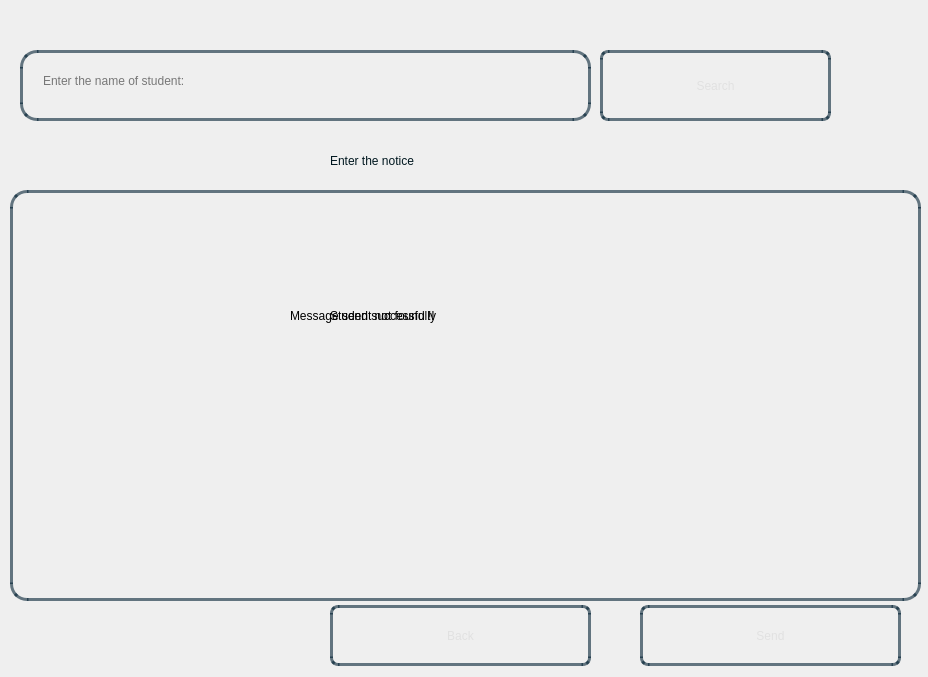
<?xml version="1.0" encoding="UTF-8"?>
<ui version="4.0">
 <class>Dialog</class>
 <widget class="QDialog" name="Dialog">
  <property name="geometry">
   <rect>
    <x>0</x>
    <y>0</y>
    <width>928</width>
    <height>677</height>
   </rect>
  </property>
  <property name="windowTitle">
   <string>Dialog</string>
  </property>
  <widget class="QWidget" name="bgwidget" native="true">
   <property name="geometry">
    <rect>
     <x>0</x>
     <y>0</y>
     <width>931</width>
     <height>681</height>
    </rect>
   </property>
   <property name="styleSheet">
    <string notr="true">QWidget#bgwidget{
background-color:qlineargradient(x1: 1, y1: 1, x2:1, y2: 0.2, stop: 0 rgba(0, 52, 89,140),
stop: 1 rgba(0, 168, 232,190))
}</string>
   </property>
   <widget class="QLabel" name="label">
    <property name="geometry">
     <rect>
      <x>330</x>
      <y>130</y>
      <width>281</width>
      <height>61</height>
     </rect>
    </property>
    <property name="styleSheet">
     <string notr="true">font: 24pt &quot;Sans Serif Collection&quot;;
color: rgba(0,23,31,255);
</string>
    </property>
    <property name="text">
     <string>Enter the notice</string>
    </property>
   </widget>
   <widget class="QPushButton" name="backBtn">
    <property name="geometry">
     <rect>
      <x>330</x>
      <y>605</y>
      <width>261</width>
      <height>61</height>
     </rect>
    </property>
    <property name="styleSheet">
     <string notr="true">QPushButton{
border-radius:8px;
border:3px solid rgba(0,30,50,150);
color:rgba(225,225,225,255);
background-color:rgba(0,0,0,0);
font: 22pt &quot;Sans Serif Collection&quot;;
}
.QPushButton:hover
{
   background-color:white;
	color: rgba(0,30,50,150);
}</string>
    </property>
    <property name="text">
     <string>Back</string>
    </property>
   </widget>
   <widget class="QPushButton" name="sendBtn">
    <property name="geometry">
     <rect>
      <x>640</x>
      <y>605</y>
      <width>261</width>
      <height>61</height>
     </rect>
    </property>
    <property name="styleSheet">
     <string notr="true">QPushButton{
border-radius:8px;
border:3px solid rgba(0,30,50,150);
color:rgba(225,225,225,255);
background-color:rgba(0,0,0,0);
font: 22pt &quot;Sans Serif Collection&quot;;
}
.QPushButton:hover
{
   background-color:white;
	color: rgba(0,30,50,150);
}</string>
    </property>
    <property name="text">
     <string>Send</string>
    </property>
   </widget>
   <widget class="QLabel" name="done">
    <property name="geometry">
     <rect>
      <x>290</x>
      <y>290</y>
      <width>391</width>
      <height>51</height>
     </rect>
    </property>
    <property name="styleSheet">
     <string notr="true">font: 20pt &quot;MS Shell Dlg 2&quot;;
color:&quot;green&quot;</string>
    </property>
    <property name="text">
     <string>Message send successfully</string>
    </property>
   </widget>
   <widget class="QLineEdit" name="search">
    <property name="geometry">
     <rect>
      <x>20</x>
      <y>50</y>
      <width>571</width>
      <height>71</height>
     </rect>
    </property>
    <property name="styleSheet">
     <string notr="true">.QLineEdit{
border-radius:17px;
background-color:rgba(0,0,0,0);
border:3px solid rgba(0,30,50,150);
font: 18pt &quot;Sans Serif Collection&quot;;
padding:18px;
padding-top:8px;
}

.QLineEdit:focus{
	background-color:rgba(255,255,255,255);

}</string>
    </property>
    <property name="text">
     <string/>
    </property>
    <property name="placeholderText">
     <string>Enter the name of student:</string>
    </property>
    <property name="clearButtonEnabled">
     <bool>true</bool>
    </property>
   </widget>
   <widget class="QPushButton" name="searchBtn">
    <property name="geometry">
     <rect>
      <x>600</x>
      <y>50</y>
      <width>231</width>
      <height>71</height>
     </rect>
    </property>
    <property name="styleSheet">
     <string notr="true">QPushButton{
border-radius:8px;
border:3px solid rgba(0,30,50,150);
color:rgba(225,225,225,255);
background-color:rgba(0,0,0,0);
font: 22pt &quot;Sans Serif Collection&quot;;
}
.QPushButton:hover
{
   background-color:white;
	color: rgba(0,30,50,150);
}</string>
    </property>
    <property name="text">
     <string>Search</string>
    </property>
   </widget>
   <widget class="QLabel" name="error">
    <property name="geometry">
     <rect>
      <x>330</x>
      <y>290</y>
      <width>301</width>
      <height>51</height>
     </rect>
    </property>
    <property name="styleSheet">
     <string notr="true">font: 20pt &quot;MS Shell Dlg 2&quot;;
color:&quot;red&quot;</string>
    </property>
    <property name="text">
     <string>Student not found !!</string>
    </property>
   </widget>
   <widget class="QPlainTextEdit" name="textPara">
    <property name="geometry">
     <rect>
      <x>10</x>
      <y>190</y>
      <width>911</width>
      <height>411</height>
     </rect>
    </property>
    <property name="styleSheet">
     <string notr="true">QPlainTextEdit{
	border-radius:17px;
	background-color:rgba(0,0,0,0);
border:3px solid rgba(0,30,50,150);
	font: 14pt &quot;Sans Serif Collection&quot;;
	padding-left:20px;
	padding-right:20px;
}

QPlainTextEdit:focus{
	border:3px solid ;
	border-color: rgb(21, 98, 166);
}</string>
    </property>
   </widget>
  </widget>
 </widget>
 <resources/>
 <connections/>
</ui>
